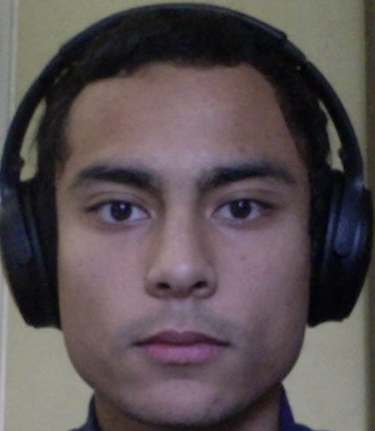
#> input picture Game Structure/geometry/version5/tetedemarc.png, 375 x 431 px
$ python 'hough circles.py'
#> lines starting #> are read from the running program, lines starting #| are printed output that depends on the picture
import cv2
import numpy as np

sj="saint jalm.jpg"
vl="valentin.png"
tm="tetedemarc.png"
pm="profiledemarc.jpg"

img = cv2.imread(tm,0)
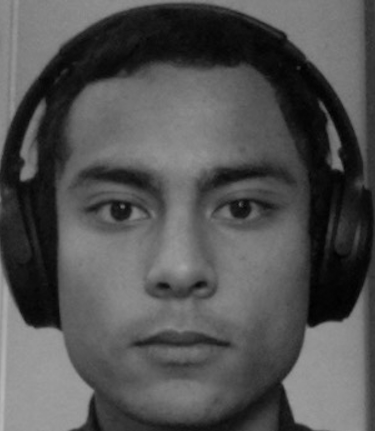
#> img: shape (431, 375); min 1, max 183, mean 82.6
img = cv2.medianBlur(img,5)
img = cv2.Canny(img,50,150)
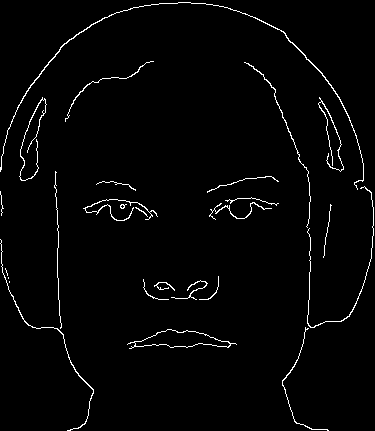
#> img: shape (431, 375); 2.1% white in thin lines or dots
cimg = cv2.cvtColor(img,cv2.COLOR_GRAY2BGR)
#> cimg: shape (431, 375, 3); 2.1% white in thin lines or dots

circles = cv2.HoughCircles(img,cv2.HOUGH_GRADIENT,1,20,
                            param1=50,param2=30,minRadius=0,maxRadius=200)
#> circles = 19 rows, first 8: [181.5, 183.5, 180.6], [182.5, 160.5, 159.6], [169.5, 200.5, 196.1], [165.5, 149.5, 146.4], [207.5, 178.5, 154.3], [162.5, 174.5, 170.8], [173.5, 222.5, 198.3], [191.5, 201.5, 197.2]

circles = np.uint16(np.around(circles))
#> circles = 19 rows, first 8: [182, 184, 181], [182, 160, 160], [170, 200, 196], [166, 150, 146], [208, 178, 154], [162, 174, 171], [174, 222, 198], [192, 202, 197]
for i in circles[0,:]:
    # draw the outer circle
    cv2.circle(cimg,(i[0],i[1]),i[2],(0,255,0),2)
    # draw the center of the circle
    cv2.circle(cimg,(i[0],i[1]),2,(0,0,255),3)
#> this loop made 19 passes
#> i on passes 1 to 12: [182, 184, 181], [182, 160, 160], [170, 200, 196], [166, 150, 146], [208, 178, 154], [162, 174, 171], [174, 222, 198], [192, 202, 197], [200, 220, 173], [200, 142, 137], [162, 130, 126], [148, 158, 142]
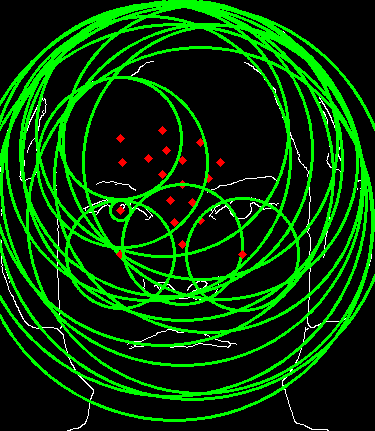
#> cimg: shape (431, 375, 3); mean B, G, R 2.6, 58.6, 3.7

cv2.imshow('detected circles',cimg)
cv2.waitKey(0)
cv2.destroyAllWindows()

$ run again, with Game Structure/geometry/version5/maxime.jpg saved as Game Structure/geometry/version5/tetedemarc.png
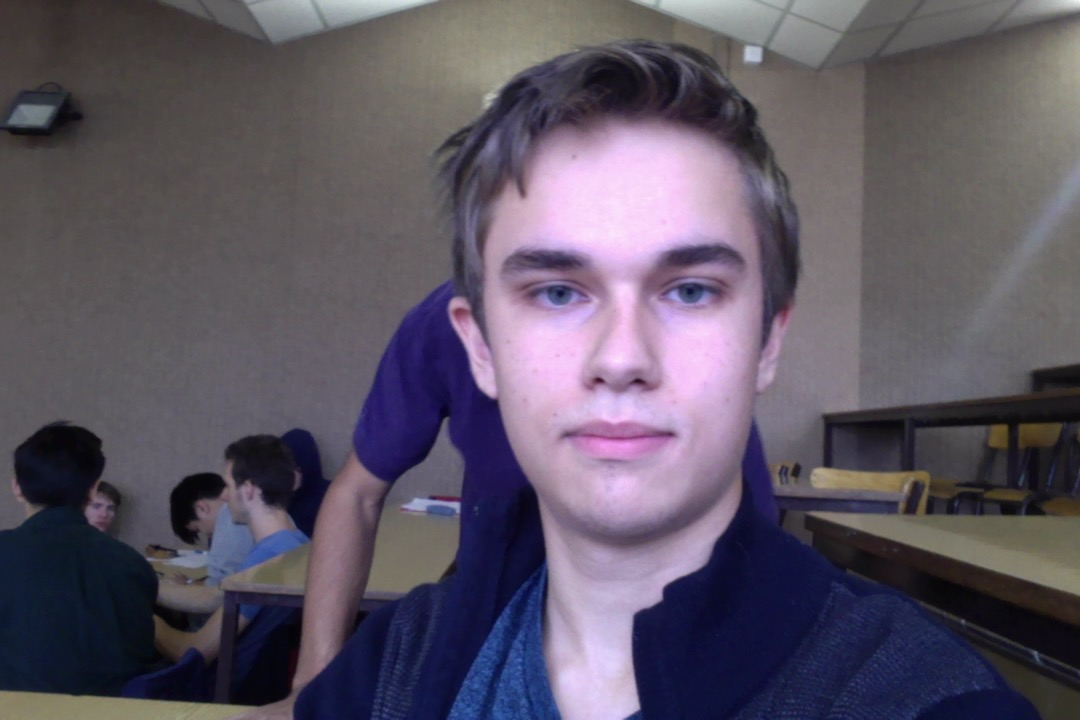
#> input picture Game Structure/geometry/version5/maxime.jpg, 1080 x 720 px
#> `img = cv2.Canny(img,50,150)`:
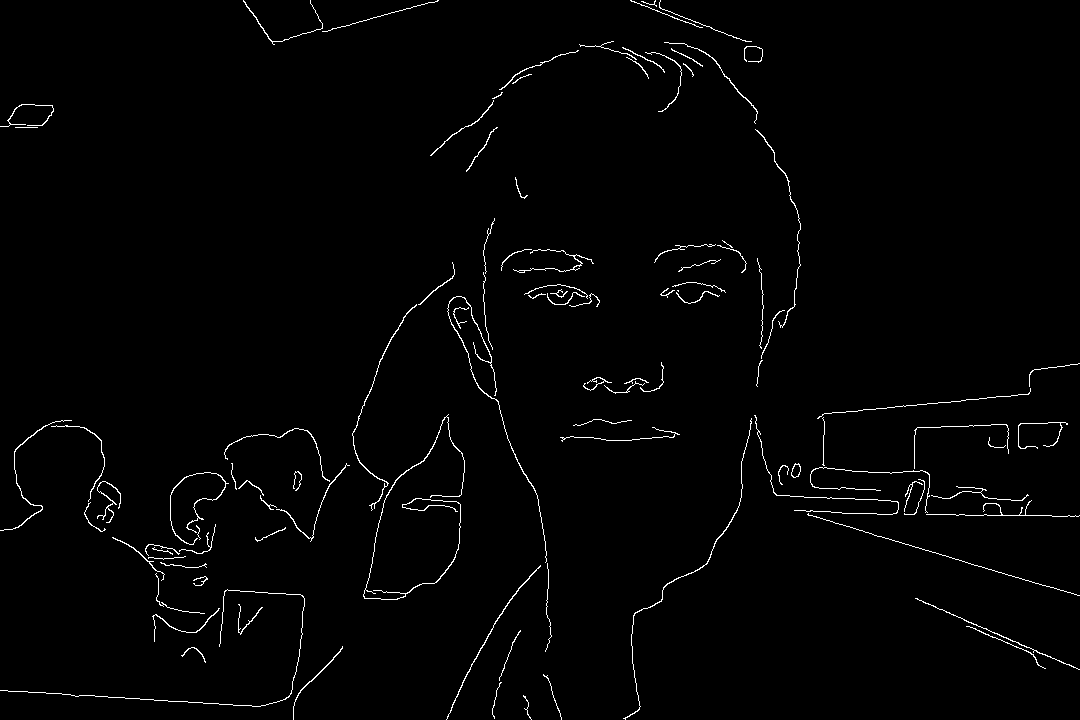
#> img: shape (720, 1080); 1.5% white in thin lines or dots
#> `circles = cv2.HoughCircles(img,cv2.HOUGH_GRADIENT,1,20, param1=50,para..`: circles = 23 rows, first 8: [836.5, 433.5, 79.2], [264.5, 513.5, 79.9], [851.5, 450.5, 63.5], [555.5, 347.5, 82], [582.5, 324.5, 98.7], [552.5, 317.5, 68.8], [205.5, 509.5, 37.1], [190.5, 598.5, 34.3]
#> `circles = np.uint16(np.around(circles))`: circles = 23 rows, first 8: [836, 434, 79], [264, 514, 80], [852, 450, 64], [556, 348, 82], [582, 324, 99], [552, 318, 69], [206, 510, 37], [190, 598, 34]
#> the loop `for i in circles[0,:]:` made 23 passes
#> after the loop `for i in circles[0,:]:`:
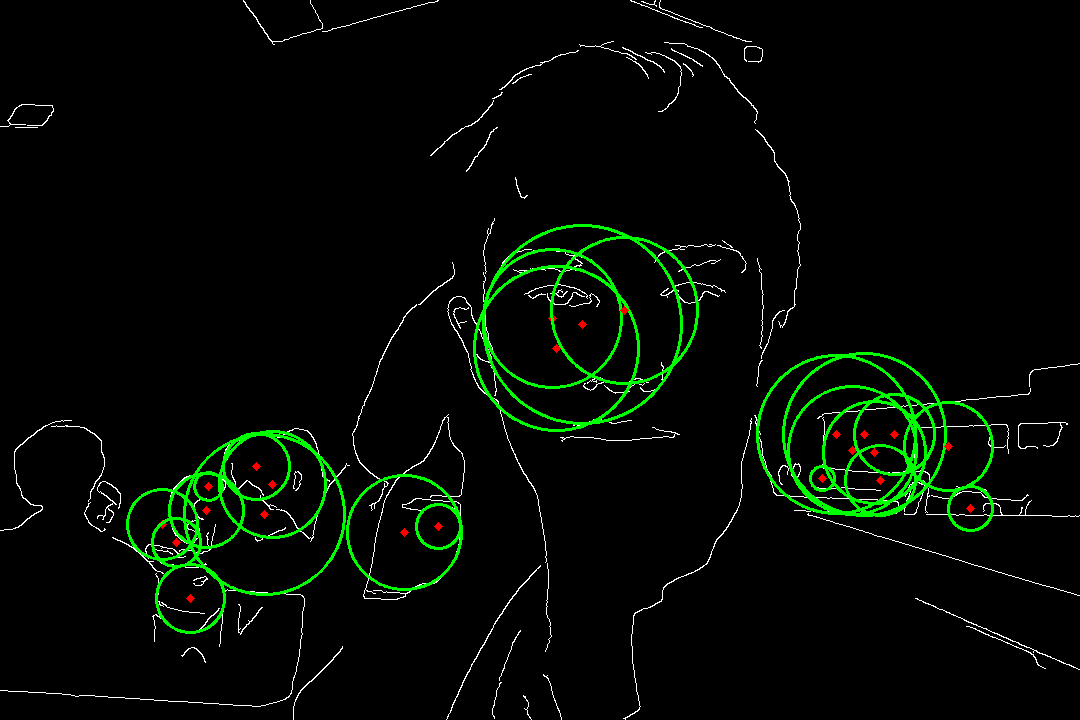
#> cimg: shape (720, 1080, 3); mean B, G, R 3.2, 9.7, 3.5
